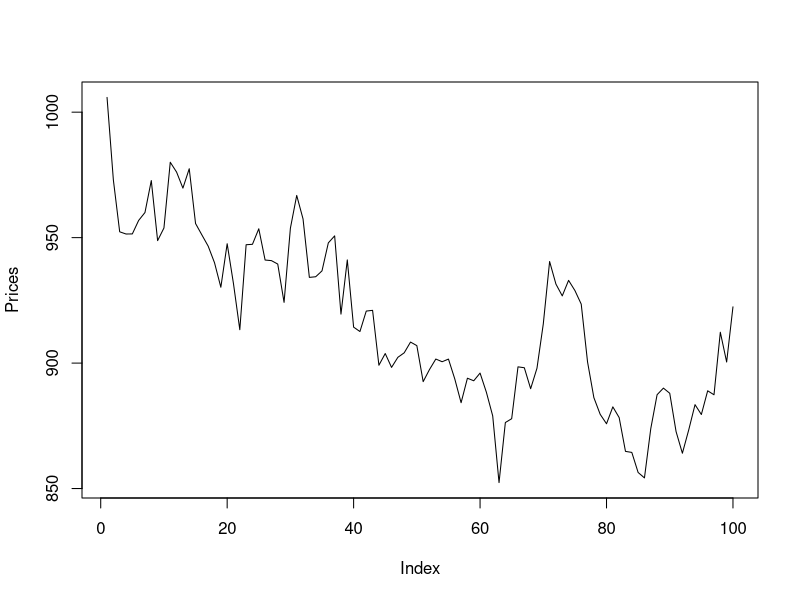

Source code (R):

# initial price
p0 <- 1000

# annual drift and volatility
mu <- .1
sigma <- .20

# daily drift and volatility
days <- 250
mu.daily <- mu/days
sigma.daily <- sigma/sqrt(days)

r <- rnorm(100, mu.daily, sigma.daily) # 100 random normals 
logPrice <- log(p0) + cumsum(r) # Returns a vector whose elements are the
                                # cumulative sums of the elements of the argument.
Prices <- exp(logPrice)
png(file="random_walk.png")
plot(Prices, type="l")
dev.off()
